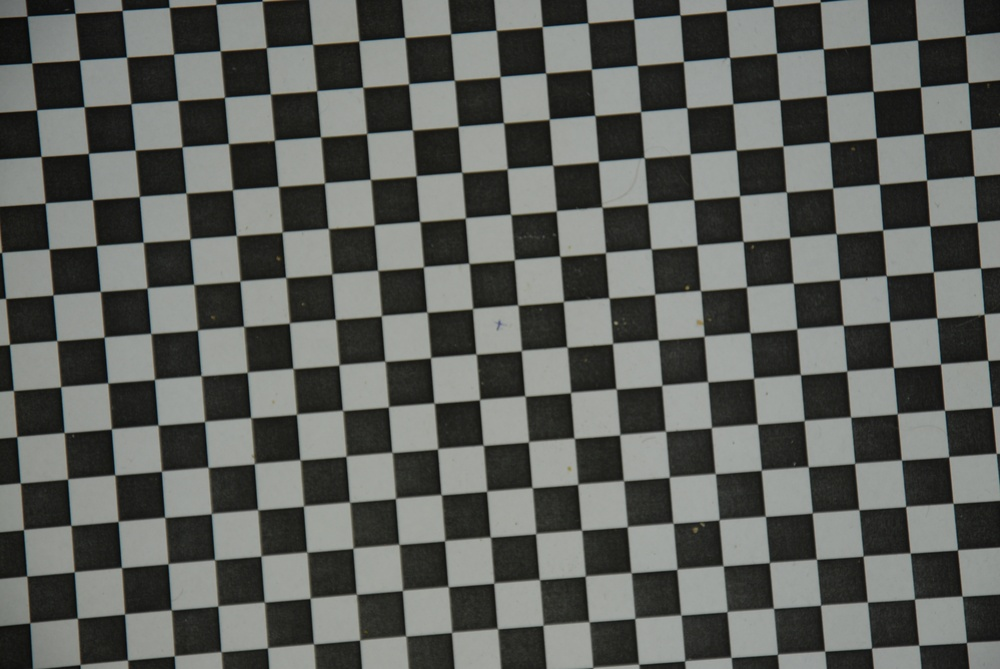
#> input picture checkerboard.jpg, 1000 x 669 px, shrunk from 3872 x 2592 before the run
$ python undistort.py checkerboard.jpg   (older library calls are emulated)
#> lines starting #> are read from the running program, lines starting #| are printed output that depends on the picture; after the words box and inside, x2 and y2 are one past the last pixel; in counts of white or black regions, pixels touching at a corner belong together
#!/bin/python3
import numpy as np
import cv2

scale = 75
verbose = True

def linear_gray(img):
    gray = cv2.cvtColor(img, cv2.COLOR_BGR2GRAY).astype(np.float32)
    return (gray / 255)**2.2

def hessian(gray):
    dy, dx = np.gradient(gray)
    dyy, dxy = np.gradient(dy)
    dxy, dxx = np.gradient(dx)
    return dxx, dxy, dyy

def find_corners(img):
    gray = linear_gray(img)
    gray = cv2.GaussianBlur(gray, (scale, scale), scale/3)
    gray = gray - cv2.GaussianBlur(gray, (3*scale, 3*scale), scale)
    cv2.imshow('gray', gray)
    dxx, dxy, dyy = hessian(gray)
    gray = dxy**2 - 4*dxx*dyy
    gray = cv2.GaussianBlur(gray, (scale, scale), scale/7)
    threshold = np.quantile(gray, 0.99)
    cv2.imshow('discriminant', gray/threshold)
    mask = np.uint8(gray > threshold)
    retval, labels, stats, centroids = cv2.connectedComponentsWithStats(mask)
    return np.float32(centroids[1:])

def grid_match(points, directions=4):
    """returns index to neighbors for each point in grid"""
    flann = cv2.flann_Index()
    flann.build(points, {'algorithm': 1, 'trees': 1})
    best_score, best_result = -float("inf"), None
    for m in range(len(points)):
        origin = points[m:m+1,:]
        # neighbors[m, i] = n means that neighbor of points[m] in directions[i] is points[n]
        # last row in the result array represents a "no match" point
        result = -np.ones((points.shape[0] + 1, directions), np.int32)
        score = 0
        for i, n in enumerate(flann.knnSearch(origin, directions+1)[0].T[1:]):
            target = points[n]
            cv2.arrowedLine(img, (round(origin[0,0]), round(origin[0,1])), (round(target[0,0]), round(target[0,1])), (50, 50, 200))
            shifted = points + (target - origin)
            indices, distances = flann.knnSearch(shifted, 1)
            indices[distances > scale] = -1
            result[indices[:,0], i] = np.arange(len(indices))
            score += sum(indices >= 0)
        score -= sum(sum(result[:,i] == result[:,j]) for i in range(1,4) for j in range(i))
        if score > best_score:
            best_score, best_result = score, result
    return best_result[:-1]

def order_cross(indices):
    """indices: array(n, 4), each column are neighbor indices in a direction
    Ensures that the directions are ordered something like left, right, up, down
    <=> indices[:,0] is inverse permutation of indices[:,1]
    """
    n = indices
    current = sum(n[n[:,0],1] == np.arange(len(n))) + sum(n[n[:,2],3] == np.arange(len(n)))
    swapped = sum(n[n[:,0],2] == np.arange(len(n))) + sum(n[n[:,1],3] == np.arange(len(n)))
    if swapped > current:
        indices[:,1:3] = indices[:,2:0:-1]

def grid_positions(neighbors, directions):
    """returns integer grid coordinates for each point in grid"""
    best_score, best_result = 0, None
    visited = np.zeros((neighbors.shape[0],), np.bool)
    magic = -2**31
    while not visited.all():
        result = magic * np.ones((neighbors.shape[0], directions.shape[1]), np.int32)
        corner = np.array((0, 0))
        seed = next(i for i, v in enumerate(visited) if not v)
        flood = [seed]
        result[seed] = 0
        score = 0
        while flood:
            index = flood.pop()
            visited[index] = True
            score += 1
            for n, step in zip(neighbors[index,:], directions):
                if n < 0:
                    continue
                elif result[n,0] == magic:
                    result[n] = result[index] + step
                    corner = np.minimum(corner, result[n])
                    flood.append(n)
                else:
                    if not (result[n] == result[index] + step).all():
                        score = -float("inf")
                    # print(index, result[index], "->", n, result[index] + step, "!=", result[n,:])
        result -= corner
        if score > best_score:
            best_score, best_result = score, result
    return best_result

def calibrate(img):
    imgpoints = find_corners(img)

    if verbose:
        for x, y in imgpoints:
            cv2.circle(img, (round(x), round(y)), 5, (50, 50, 200))
        cv2.imshow('grid', img)
        cv2.waitKey(0)

    directions = np.array([[-1, 0], [1, 0], [0, -1], [0, 1]])
    neighbors = grid_match(imgpoints, len(directions))
    order_cross(neighbors)
    objpoints = grid_positions(neighbors, directions)
    mask = (objpoints[:,0] >= 0)
    imgpoints = imgpoints[mask,:]
    objpoints = objpoints[mask,:]

    if verbose:
        for (x, y), (i, j) in zip(imgpoints, objpoints):
            cv2.circle(img, (round(x), round(y)), 5, (50, 50, 200))
            cv2.putText(img, f"{i}, {j}", (round(x), round(y)), cv2.FONT_HERSHEY_PLAIN, 1, (100, 150, 250))
        cv2.imshow('grid', img)
        cv2.waitKey(0)

    objpoints = np.hstack((objpoints, np.zeros((len(objpoints),1), np.float32))).astype(np.float32)
    shape = (img.shape[1], img.shape[0])
    ret, mtx, dist, rvecs, tvecs = cv2.calibrateCamera([objpoints], [imgpoints], shape, None, None)
    newmtx, roi = cv2.getOptimalNewCameraMatrix(mtx, dist, shape, 1, shape)
    return dist, mtx, newmtx

if __name__ == "__main__":
    from sys import argv
    from pathlib import Path
    fname = argv[1]
    img = cv2.imread(fname)
#> img is the input picture: shape (669, 1000, 3); mean B, G, R 91.7, 95.6, 93.3
    is_portrait = img.shape[0] > img.shape[1]
#> is_portrait = False
    # guess grid size, in pixels
    scale = (img.shape[0] + img.shape[1]) / 200
#> scale = 8.35
    scale = 2 * round(scale) + 1
#> scale = 17
    dist, mtx, newmtx = calibrate(img)
#> in find_corners, `gray = cv2.GaussianBlur(gray, (scale, scale), scale/7)`:
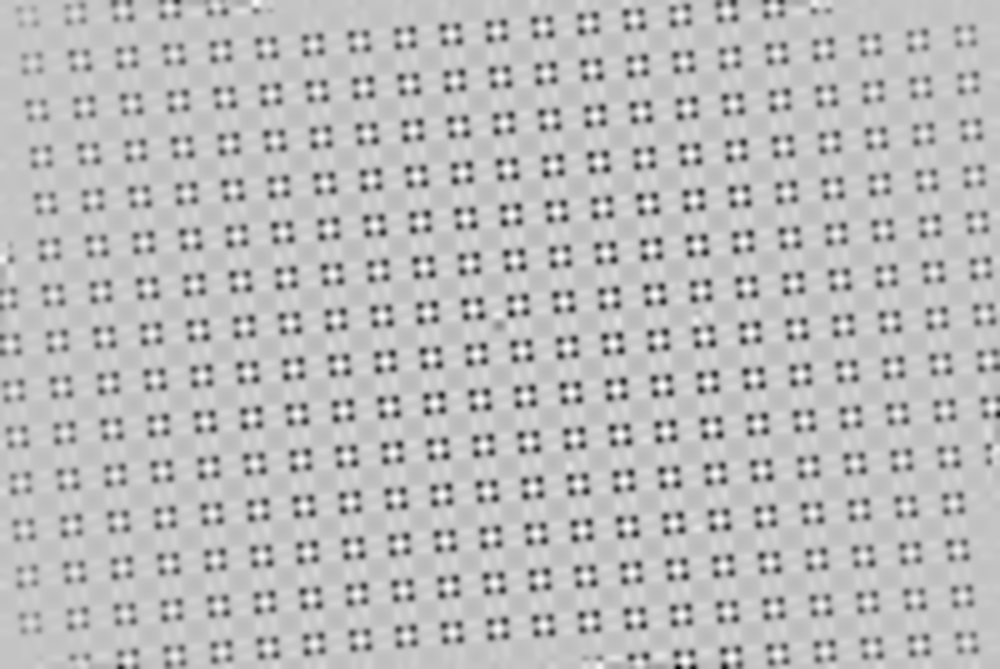
#> gray: shape (669, 1000) float32; min -3.95e-05, max 1.19e-05, mean -1.8e-06; drawn with min black and max white
#> in find_corners, `threshold = np.quantile(gray, 0.99)`: threshold = 6.68e-06
#> in find_corners, `mask = np.uint8(gray > threshold)`:
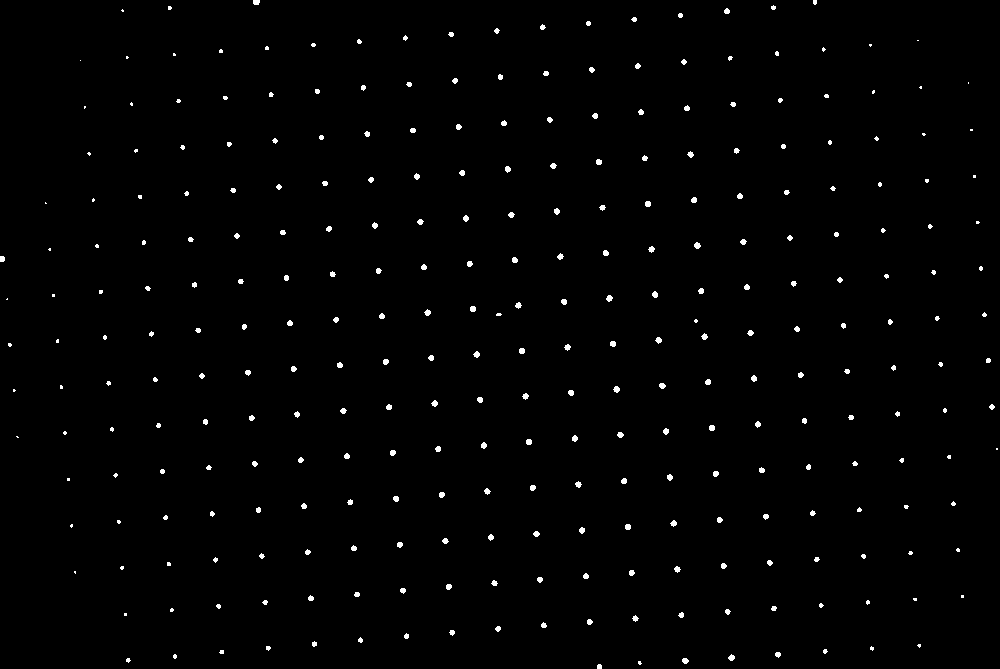
#> mask: shape (669, 1000); values 0 (black) and 1 (white), 1% white; 300 white regions (103 under 20 px), largest, box (x1, y1, x2, y2) and area: (694, 242, 701, 249) 35, (606, 295, 613, 302) 34, (613, 386, 620, 393) 34
#> in find_corners, `retval, labels, stats, centroids = cv2.connectedComponentsWithStats(ma..`: labels: shape (669, 1000) int32; 301 distinct labels, from 0 to 300
#> in find_corners, `retval, labels, stats, centroids = cv2.connectedComponentsWithStats(ma..`: retval = 301; stats = 301 rows, first 6: [0, 0, 1000, 669, 662310], [253, 0, 7, 5, 32], [813, 0, 4, 5, 18], [771, 5, 5, 5, 19], [168, 6, 4, 4, 14], [121, 9, 3, 3, 6]; centroids = 301 pairs, first value 1.86 to 996.5, second value 1.78 to 666.2
#> in calibrate, `imgpoints = find_corners(img)`: imgpoints = 300 pairs, first value 1.86 to 996.5, second value 1.78 to 666.2
#> the loop in calibrate, `for x, y in imgpoints:` made 300 passes
#> (x, y) on passes 1 to 3: (255.9, 1.84), (814.5, 1.78), (773, 7.21)
#> after the loop in calibrate, `for x, y in imgpoints:`:
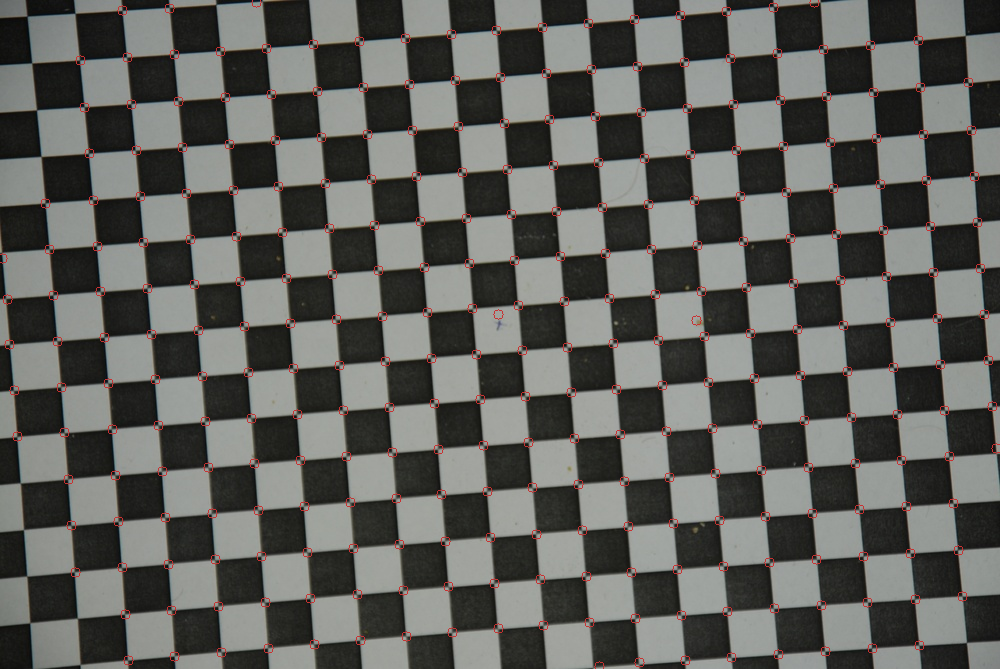
#> img: shape (669, 1000, 3); 1.25% of pixels changed, all inside (x1, y1, x2, y2) = (0, 0, 1000, 669)
#> the loop in grid_match, `for m in range(len(points)):` made 300 passes
#> (origin, score, best_score) on passes 1, 2, 3, 4, 5, 6, 7, 17, 21: ([[255.9, 1.84]], [-1764], [-1764]), ([[814.5, 1.78]], [-1709], [-1709]), ([[773, 7.21]], [682], [682]), ([[169.3, 7.5]], [950], [950]), ([[122.2, 10.17]], [954], [954]), ([[726.5, 10.79]], [997], [997]), ([[680, 15]], [1000], [1000]), ([[870, 44.71]], [1001], [1001]), ([[776.6, 53.12]], [1038], [1038])
#> best_score on passes 64, 96, 114: [1040], [1041], [1043]
#> after the loop in grid_match, `for m in range(len(points)):`:
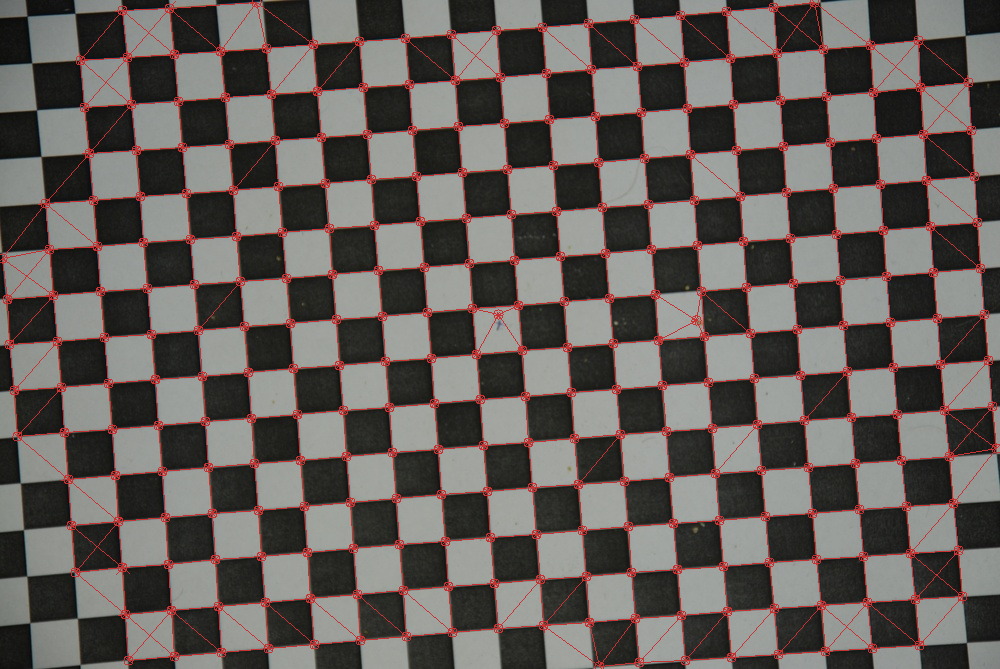
#> img: shape (669, 1000, 3); 4.86% of pixels changed, all inside (x1, y1, x2, y2) = (0, 0, 1000, 669)
#> after the loop in grid_match, `for m in range(len(points)):`: best_result = 301 rows, first 6: [-1, -1, -1, -1], [-1, 2, -1, -1], [-1, 5, 20, -1], [-1, 4, 21, -1], [-1, -1, 22, 3], [-1, 6, 23, 2]
#> in calibrate, `neighbors = grid_match(imgpoints, len(directions))`: neighbors = 300 rows, first 6: [-1, -1, -1, -1], [-1, 2, -1, -1], [-1, 5, 20, -1], [-1, 4, 21, -1], [-1, -1, 22, 3], [-1, 6, 23, 2]
#> in order_cross, `n = indices`: n has the same summary as neighbors in calibrate
#> in order_cross, `current = sum(n[n[:,0],1] == np.arange(len(n))) + sum(n[n[:,2],3] == n..`: current = 0
#> in order_cross, `swapped = sum(n[n[:,0],2] == np.arange(len(n))) + sum(n[n[:,1],3] == n..`: swapped = 549
#> in calibrate, `objpoints = grid_positions(neighbors, directions)`: objpoints = 300 pairs, first value -2147483647 to 15, second value -2147483630 to 21
#> in calibrate, `imgpoints = imgpoints[mask,:]`: imgpoints = 295 pairs, first value 6.67 to 996.5, second value 1.78 to 662.4
#> in calibrate, `objpoints = objpoints[mask,:]`: objpoints = 295 pairs, first value 0 to 15, second value 0 to 21
#> the loop in calibrate, `for (x, y), (i, j) in zip(imgpoints, objpoints):` made 295 passes
#> (x, y, i, j) on passes 1 to 3: (814.5, 1.78, 1, 18), (773, 7.21, 1, 17), (169.3, 7.5, 0, 4)
#> after the loop in calibrate, `for (x, y), (i, j) in zip(imgpoints, objpoints):`:
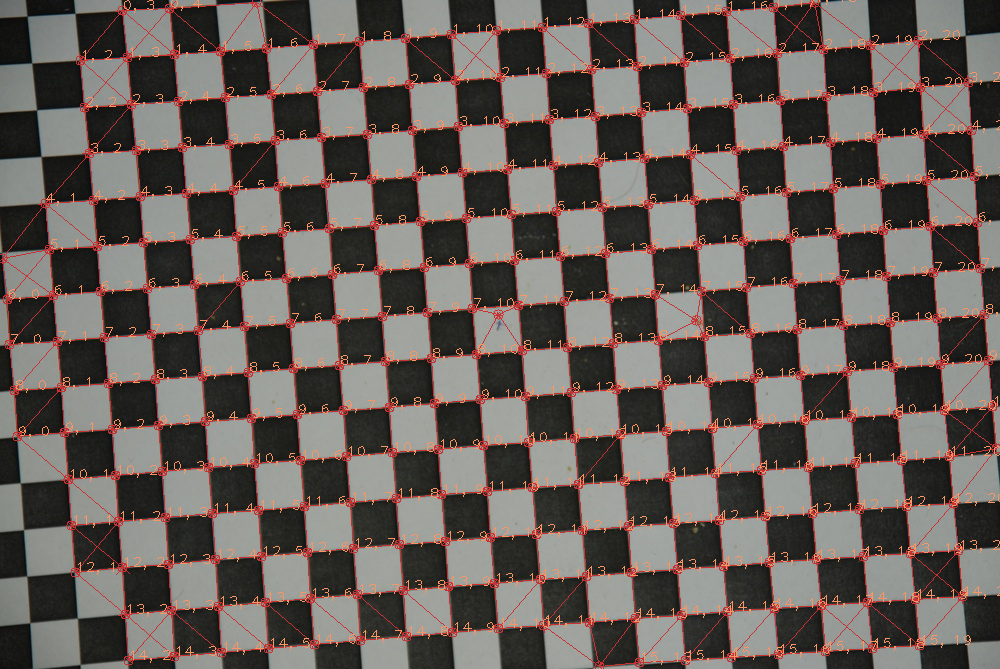
#> img: shape (669, 1000, 3); 2.66% of pixels changed, all inside (x1, y1, x2, y2) = (9, 0, 1000, 665)
#> in calibrate, `objpoints = np.hstack((objpoints, np.zeros((len(objpoints),1), np.floa..`: objpoints = 295 rows, first 8: [1, 18, 0], [1, 17, 0], [0, 4, 0], [0, 3, 0], [1, 16, 0], [1, 15, 0], [1, 14, 0], [1, 13, 0]
#> in calibrate, `ret, mtx, dist, rvecs, tvecs = cv2.calibrateCamera([objpoints], [imgpo..`: ret = 0.535; mtx = [[19174.3, 0, 536.3], [0, 19213.5, 256.5], [0, 0, 1]]; dist = [[29.54, -4061.1, -0.139, 0.0522, -4.64]]; rvecs = ([-2.34, -2.17, 0.092],); tvecs = ([-11.92, -5.02, 420.5],)
#> in calibrate, `newmtx, roi = cv2.getOptimalNewCameraMatrix(mtx, dist, shape, 1, shape)`: newmtx = [[19490.8, 0, 537.2], [0, 19332.9, 255.5], [0, 0, 1]]; roi = (4, 6, 991, 657)
#> dist = [[29.54, -4061.1, -0.139, 0.0522, -4.64]]
    print(dist)
#| [[ 2.95399873e+01 -4.06110644e+03 -1.39099928e-01  5.22079676e-02
#|   -4.63614568e+00]]
    print(mtx)
#| [[1.91743314e+04 0.00000000e+00 5.36348044e+02]
#|  [0.00000000e+00 1.92134587e+04 2.56546379e+02]
#|  [0.00000000e+00 0.00000000e+00 1.00000000e+00]]
    mapx, mapy = cv2.initUndistortRectifyMap(mtx, dist, None, newmtx, (img.shape[1], img.shape[0]), 5)
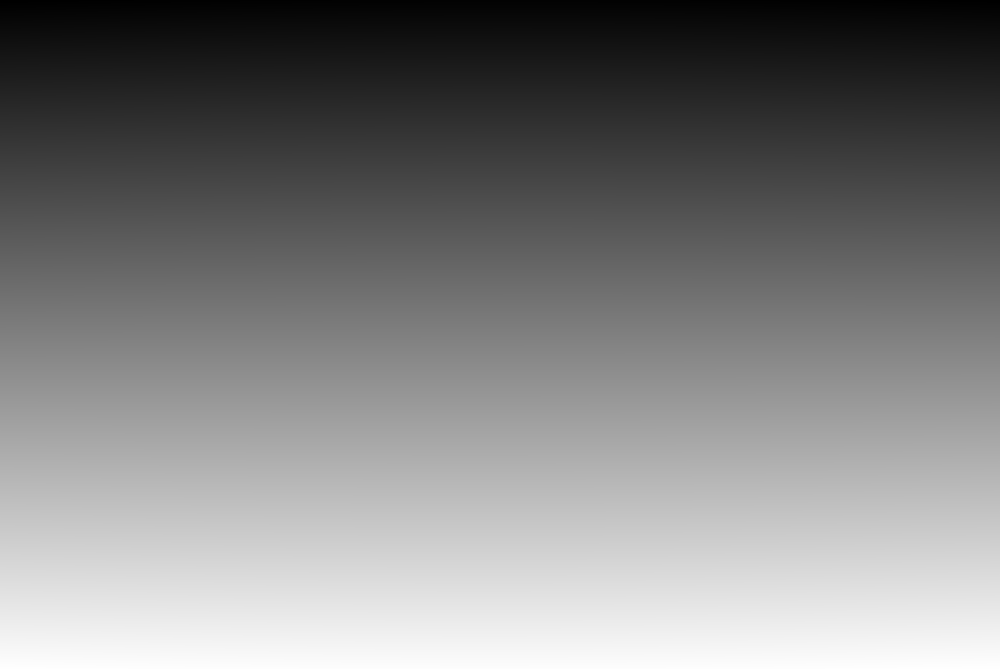
#> mapy: shape (669, 1000) float32; min -6.14, max 673, mean 334.2; drawn with min black and max white
    directory = Path("undistorted")
    directory.mkdir(exist_ok=True)
    for fname in argv[1:]:
        img = cv2.imread(fname)
        path = Path(fname)
        if (img.shape[0] > img.shape[1]) != is_portrait:
            img = cv2.rotate(img, cv2.ROTATE_90_CLOCKWISE)
        img = cv2.remap(img, mapx, mapy, cv2.INTER_LINEAR)
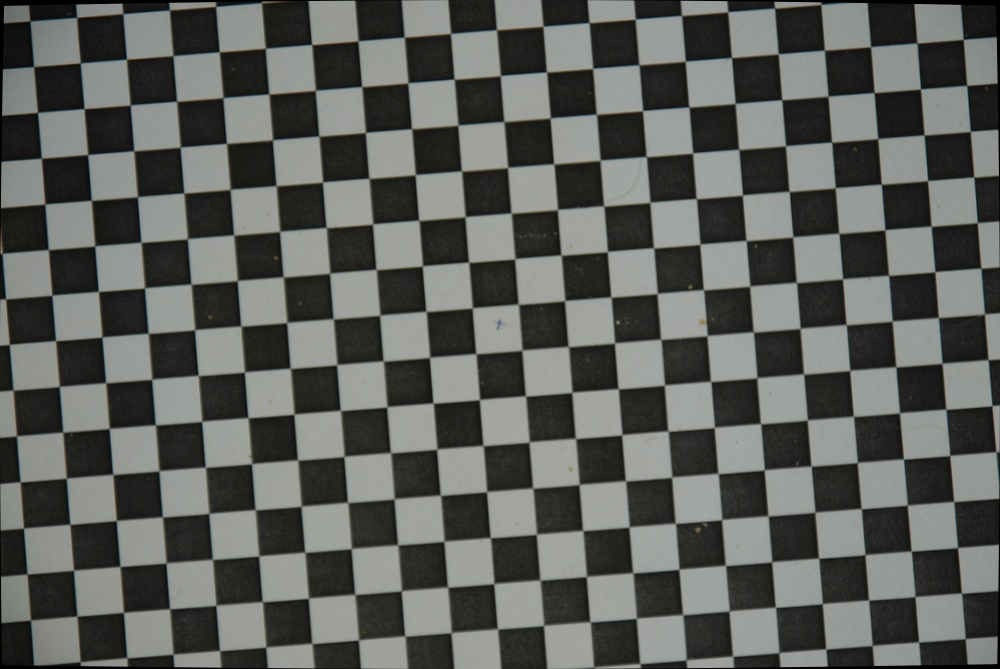
#> img: shape (669, 1000, 3); mean B, G, R 91.1, 95, 92.7
        cv2.imwrite(str(directory / path.name), img)
